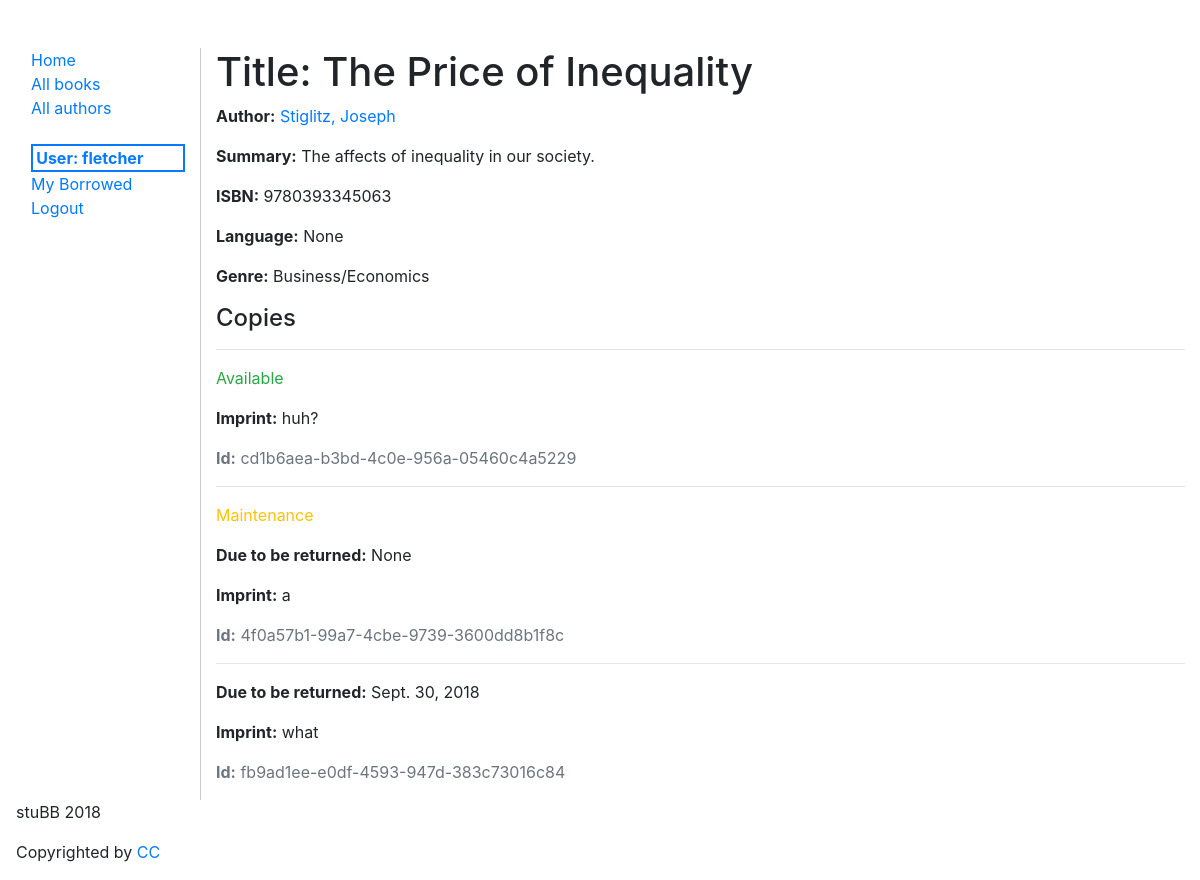
Page /catalog/book/1 (signed in) on the earlier database version.
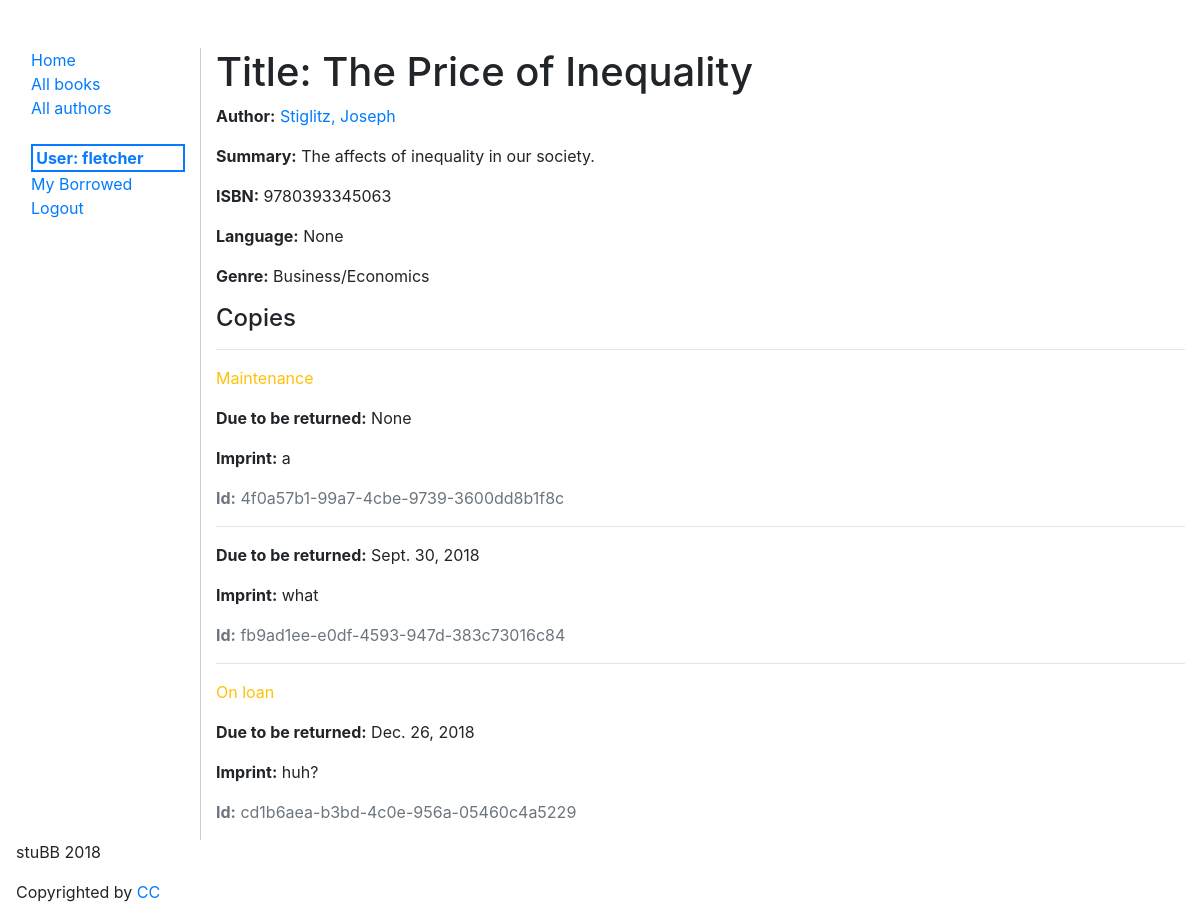
Same page on the later database version.
### catalog/models.py (models this page shows, shortened)
class Book(models.Model):
  title = models.CharField(max_length=200)
  author = models.ForeignKey('Author', on_delete=models.SET_NULL, null=True)
  summary = models.TextField(max_length=1000, help_text="Enter a brief description of the book")
  isbn = models.CharField('ISBN', max_length=14,
                          help_text='13 Character <a href="https://www.isbn-international.org/content/what-isbn">ISBN number</a>')
  genre = models.ManyToManyField(Genre, help_text="Select a genre for this book")
  subject = models.CharField(max_length=100, null=True, blank=True)
  publisher = models.CharField(max_length=250, null=True, blank=True)
  contributor = models.CharField(max_length=200, null=True, blank=True, help_text="An entity responsible for making contributions to the content of the resource.")
  date = models.DateField(null=True, blank=True,)
  type = models.CharField(max_length=60, null=True, blank=True, help_text="Genre")
  format = models.CharField(max_length=60, null=True, blank=True, help_text="Format may include the media-type or dimensions of the resource.")
  source = models.CharField(max_length=60, null=True, blank=True)
  language = models.CharField(max_length=60, null=True, blank=True)
  relation = models.CharField(max_length=60, null=True, blank=True, help_text="A reference to a related resource.")
  coverage = models.CharField(max_length=250, null=True, blank=True, help_text="Coverage will typically include spatial location (a place name or geographic coordinates), temporal period (a period label, date, or date range) or jurisdiction (such as a named administrative entity).")
  rights = models.CharField(max_length=250, null=True, blank=True, help_text="A Rights element will contain a rights management statement for the resource, or reference a service providing such information.")
  class Meta:
    ordering = ['title']
  def display_genre(self):
    """Note: Getting the genre may not be a good idea here, because
      of the "cost" of the database operation. We're showing you how because
      calling functions in your models can be very useful for other reasons —
      for example to add a Delete link next to every item in the list."""
    """Creates a string for the Genre. This is required to display genre in Admin."""
    return ', '.join([genre.name for genre in self.genre.all()[:3]])
  display_genre.short_description = 'Genre'

class Author(models.Model):
  first_name = models.CharField(max_length=100)
  last_name = models.CharField(max_length=100)
  date_of_birth = models.DateField(null=True, blank=True)
  date_of_death = models.DateField('died', null=True, blank=True)
  born_in = models.CharField(max_length=200, null=True, blank=True)
  education = models.CharField(max_length=200, null=True, blank=True)
  COMMON_BOOK_AWARDS = (
    ('booker', 'Booker Award'),
    ('caldecott', 'Caldecott Medal'),
    ('nba', 'National Book Award'),
    ('nbcca', 'National Book Critics Circle Award'),
    ('newbery', 'Newbery Medal'),
    ('npl', 'Nobel Prize for Literature'),
    ('p/f', 'PEN/Faulkner Award'),
    ('pp', 'Pulitzer Prize'),
    ('cwp', "Commonwealth Writers' Prize"),
    ('emma', 'EMMA Awards')
  )
  awards = models.CharField(max_length=10, choices=COMMON_BOOK_AWARDS, null=True, blank=True)
  class Meta:
    ordering = ["last_name", "first_name"]
  def __str__(self):
    return '{0}, {1}'.format(self.last_name, self.first_name)

class Genre(models.Model):
  name = models.CharField(max_length=200, help_text="Enter a book genre (e.g. Science Fiction, French Poetry etc.)")
  class Meta:
    ordering = ['name']
  def __str__(self):
    return self.name

class BookInstance(models.Model):
  id = models.UUIDField(primary_key=True, default=uuid.uuid4,
                        help_text="Unique ID for this particular book across whole library")
  book = models.ForeignKey('Book', on_delete=models.SET_NULL, null=True)
  imprint = models.CharField(max_length=200)
  due_back = models.DateField(null=True, blank=True)
  borrower = models.ForeignKey(User, on_delete=models.SET_NULL, null=True, blank=True)
  LOAN_STATUS = (
    ('d', 'Maintenance'),
    ('o', 'On loan'),
    ('a', 'Available'),
    ('r', 'Reserved'),
  )
  status = models.CharField(max_length=1, choices=LOAN_STATUS, blank=True, default='d', help_text='Book availability')
  class Meta:
    ordering = ["due_back"]
    permissions = (("can_mark_returned", "Set book as returned"),)

### catalog/views.py (the view)
# urls.py: path('book/<int:pk>', views.BookDetailView.as_view(), name='book-detail'),
class BookDetailView(LoginRequiredMixin, generic.DetailView):
  model = Book

### templates/catalog/book_detail.html (shortened to what this page needs)
{% extends 'catalog/base.html' %}
{% block content %}
  <h1>Title: {{ book.title }}</h1>
  <p><strong>Author:</strong> <a href="{% url 'author-detail' book.author.pk %}">{{ book.author }}</a>
  <p><strong>Summary:</strong> {{ book.summary }}</p>
  <p><strong>ISBN:</strong> {{ book.isbn }}</p>
  <p><strong>Language:</strong> {{ book.language }}</p>
  <p><strong>Genre:</strong> {% for genre in book.genre.all %} {{ genre }}{% if not forloop.last %}, {% endif %}{% endfor %}</p>
  <div>
    <h4>Copies</h4>
    {% for copy in book.bookinstance_set.all %}
      <hr>
      <p class="{% if copy.status == 'a' %}text-success{% elif copy.status == 'm' %}text-danger{% else %}text-warning{% endif %}">{{ copy.get_status_display }}</p>
      {% if copy.status != 'a' %}
        <p><strong>Due to be returned:</strong> {{copy.due_back}}</p>
      {% endif %}
      <p><strong>Imprint:</strong> {{copy.imprint}}</p>
      <p class="text-muted"><strong>Id:</strong> {{copy.id}}</p>
    {% endfor %}
  </div>
{% endblock %}

### templates/catalog/base.html (shortened to what this page needs)
<!DOCTYPE html>
<html lang="en">
  <head>
    {% load staticfiles %}
    {% block head %}
    <link rel="stylesheet" href="{% static 'styles/catalog.css' %}" />
    <link rel="stylesheet" href="https://stackpath.bootstrapcdn.com/bootstrap/4.1.3/css/bootstrap.min.css">
    {% endblock %}
  </head>
  <body>
    <div class="container-fluid">
    <div class="row">
      <div class="col-sm-2">
      {% block sidebar %}
        <ul class="sidebar-nav">
          <li><a href="{% url 'index' %}">Home</a></li>
          <li><a href="{% url 'books' %}">All books</a></li>
          <li><a href="{% url 'authors' %}">All authors</a></li><br />
        {% if user.is_authenticated %}
          <li class="current-user">User: {{ user.get_username }}</li>
          <li><a href="{% url 'my-borrowed' %}">My Borrowed</a> </li>
          <li><a href="{% url 'logout'%}">Logout</a></li>
        {% else %}
          <li><a href="{% url 'login'%}">Login</a></li>
        {% endif %}
        </ul>
     {% endblock %}
      </div>
      <div class="col-sm-10 content">
        {% block content %}{% endblock %}
      </div>
    </div>
  </div>
  <footer class="basic-footer">
      <p> stuBB 2018</p>
      <p>Copyrighted by <a href="https://creativecommons.org/licenses/by/3.0/">CC</a></p>
  </footer>
  </body>
</html>

### catalog/static/styles/catalog.css (style rules this page uses)
.sidebar-nav { margin-top: 3em; list-style: none; margin-left: -1.5em; }
.content { margin-top: 3em; border-left: 1px solid #ccc; }
.current-user { border: 2px solid #077bff; color: #077bff; font-weight: bold; padding-left: .2em; }
footer { padding-left: 1em; }

Differences in the rows shown:
changed BookInstance "huh?": status "Available" → "On loan"; due_back (not shown) → "Dec. 26, 2018"; moves down the list
